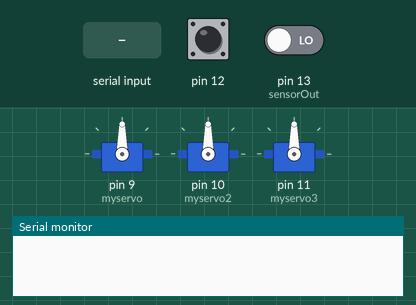
A sketch run on a simulated Arduino Uno, built with avr-gcc and run on an emulated ATmega328P. Shown: 3 × servo, the last lines printed to the serial monitor. The test bench sets the inputs (shaded band); at power-on: pin 12 HIGH, pin 13 (sensorOut) LOW.

Above: at 1.2 s.
1.3 s: "90,45\n" received over Serial
At 4.1 s:
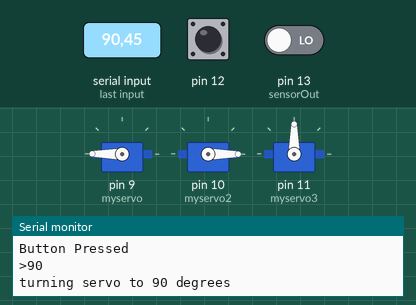
4.3 s: "30,150\n" received over Serial
At 6.0 s:
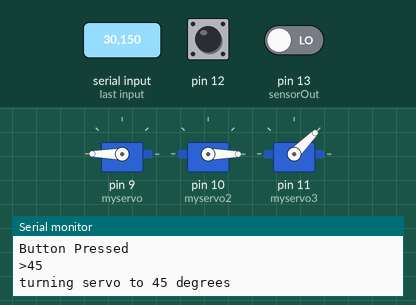
7.3 s: "5\n" received over Serial
At 8.7 s:
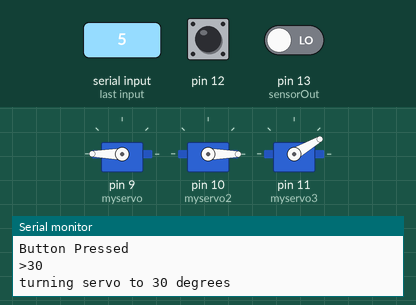
Timing chart, 0 to 14.8 s (numbered marks = the images above; inputs shaded):
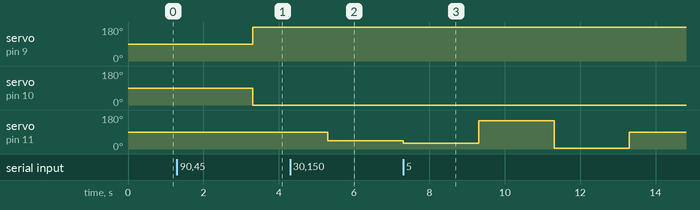

The sketch:

movementsandlines.ino
```cpp
// Include the library
#include <Servo.h>

int pos = 0;

#define S0 8
#define S1 7
#define S2 4
#define S3 2
#define sensorOut 13

// Stores frequency read by the photodiodes
int redFrequency = 0;
int greenFrequency = 0;
int blueFrequency = 0;

bool buttonpressed = false;

// Create the servo object
Servo myservo;
Servo myservo2;
Servo myservo3;


// Setup section to run once
void setup() {
  myservo.attach(9); // attach the servo to our servo object
  myservo2.attach(10); // attach the servo to our servo object
  myservo3.attach(11);
  Serial.begin(9600);
  pinMode(S0, OUTPUT);
  pinMode(S1, OUTPUT);
  pinMode(S2, OUTPUT);
  pinMode(S3, OUTPUT);

  pinMode(12, INPUT_PULLUP);

  pinMode(sensorOut, INPUT);

  digitalWrite(S0,HIGH);
  digitalWrite(S1,LOW);
  myservo.write(90);
  myservo2.write(90);

}

// Loop to keep the motor turning!
void loop() {
  sensor();
for(pos = 0; pos <= 180; pos += 1)
if (Serial.available()){
 int state = Serial.parseInt();
 if(digitalRead(12) == HIGH){
 buttonpressed = true;
 Serial.println("Button Pressed");
 }
if(buttonpressed == true){
myservo.write(360);
myservo2.write(-360); // rotate the motor counterclockwise
if (state < 5){
Serial.print(">");
Serial.println(state);
Serial.println("cannot execute, too low");
}

if (state >= 5 && state < 170)
{
  Serial.print(">");
  Serial.println(state);
  Serial.print("turning servo to ");
  Serial.print(state);
  Serial.println(" degrees");
  myservo3.write(state);
  delay(2000);
  myservo3.write(90);
}
if (state >= 180 || state <= 10){
 int state = 0;
}
if (redFrequency <= 32 && greenFrequency <= 45 && blueFrequency <= 36){
  myservo3.write(120);
}
if (redFrequency <= 48 && greenFrequency <= 49 && blueFrequency <= 35){
  myservo3.write(90);
}
}
}
}
void sensor() {
  // Setting RED (R) filtered photodiodes to be read
  digitalWrite(S2,LOW);
  digitalWrite(S3,LOW);

  // Reading the output frequency
  redFrequency = pulseIn(sensorOut, LOW);

   // Printing the RED (R) value
  //Serial.print("R = ");
  //Serial.print(redFrequency);
  delay(100);

  // Setting GREEN (G) filtered photodiodes to be read
  digitalWrite(S2,HIGH);
  digitalWrite(S3,HIGH);

  // Reading the output frequency
  greenFrequency = pulseIn(sensorOut, LOW);

  // Printing the GREEN (G) value
  //Serial.print(" G = ");
  //Serial.print(greenFrequency);
  delay(100);

  // Setting BLUE (B) filtered photodiodes to be read
  digitalWrite(S2,LOW);
  digitalWrite(S3,HIGH);

  // Reading the output frequency
  blueFrequency = pulseIn(sensorOut, LOW);

  // Printing the BLUE (B) value
  //Serial.print(" B = ");
  //Serial.println(blueFrequency);
  delay(100);
}
```

Measured:
- after the input at 1.3 s, servo on pin 9 (myservo): 90° → 180° after 2.0 s; servo on pin 10 (myservo2): 90° → 0° after 2.0 s
